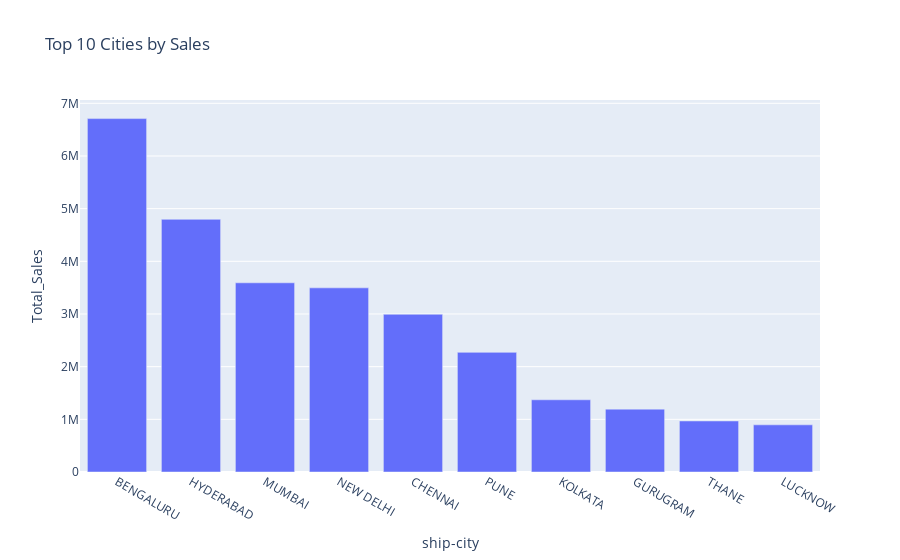

The notebook cell saved with this chart:
### Markdown cell above
### 1. Which ship-state or ship-city generates the most sales?

### Code cell
city_sales = data_copy.groupby('ship-city')['Total_Sales'].sum().sort_values(ascending=False).head(10).reset_index()

fig = px.bar(city_sales, x='ship-city', y='Total_Sales', title='Top 10 Cities by Sales')
fig.show()

### Figure 1 — Plotly figure (JSON) as saved in the notebook; plotly's stock layout.template omitted (floating-point values rounded to 4 significant figures)
{"data": [{"alignmentgroup": "True", "hovertemplate": "ship-city=%{x}<br>Total_Sales=%{y}<extra></extra>", "legendgroup": "", "marker": {"color": "#636efa", "pattern": {"shape": ""}}, "name": "", "offsetgroup": "", "orientation": "v", "showlegend": false, "textposition": "auto", "type": "bar", "x": ["BENGALURU", "HYDERABAD", "MUMBAI", "NEW DELHI", "CHENNAI", "PUNE", "KOLKATA", "GURUGRAM", "THANE", "LUCKNOW"], "xaxis": "x", "y": [6709742, 4797432, 3592187, 3495943, 2994311, 2271464, 1370989, 1193507, 968721, 895673], "yaxis": "y"}], "layout": {"barmode": "relative", "legend": {"tracegroupgap": 0}, "title": {"text": "Top 10 Cities by Sales"}, "xaxis": {"anchor": "y", "domain": [0, 1], "title": {"text": "ship-city"}}, "yaxis": {"anchor": "x", "domain": [0, 1], "title": {"text": "Total_Sales"}}}}
